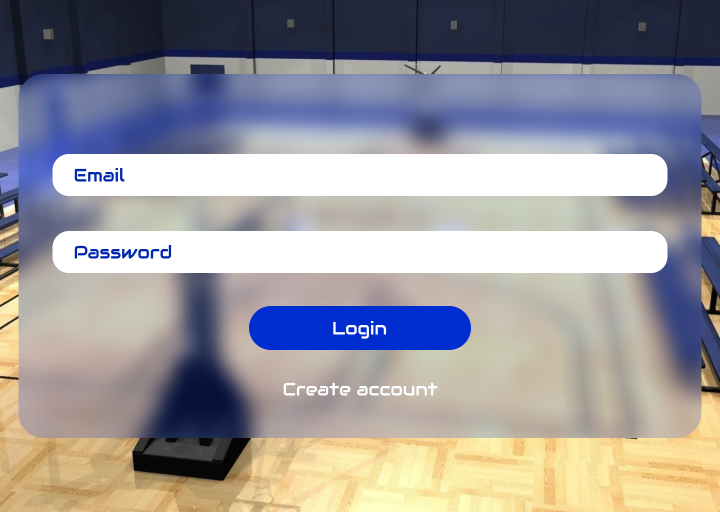
#> input picture dist/images/login-reference.png, 1440 x 1024 px, found by its file name (shown at 1/2 size)
$ python prepare_reference_assets.py
#> lines starting #> are read from the running program, lines starting #| are printed output that depends on the picture
from PIL import Image, ImageFilter
from pathlib import Path
root = Path('public/images')
auth = Image.open(root/'login-reference.png').convert('RGB')
w,h = auth.size
#> w = 1440; h = 1024
# Rebuild the unobstructed gym backdrop from the clear strips above and below the glass login card.
top = auth.crop((0,0,w,148)).resize((w,390), Image.Resampling.LANCZOS)
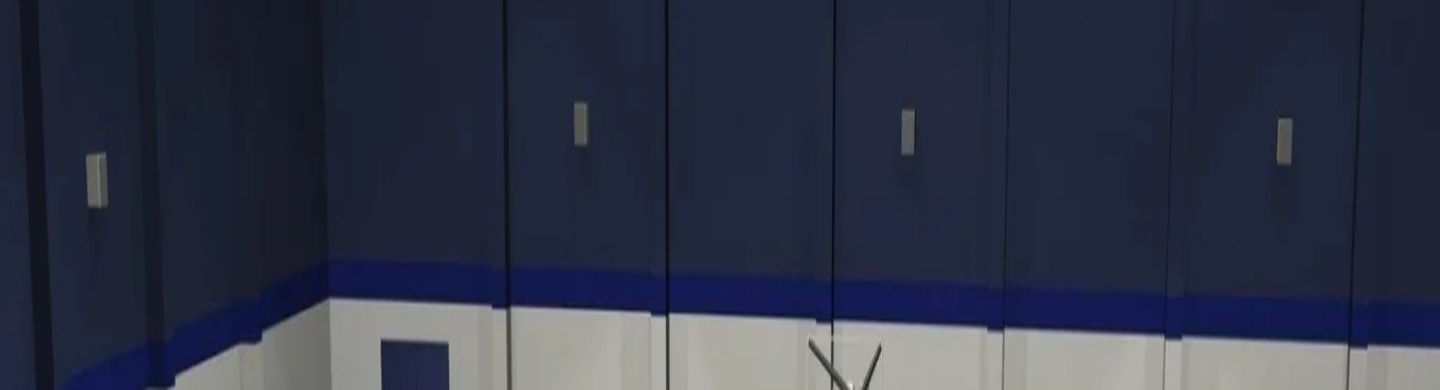
#> top: PIL image 1440x390 RGB; mean R, G, B 47, 52.6, 70.7
bottom = auth.crop((0,875,w,h)).resize((w,h-390), Image.Resampling.LANCZOS)
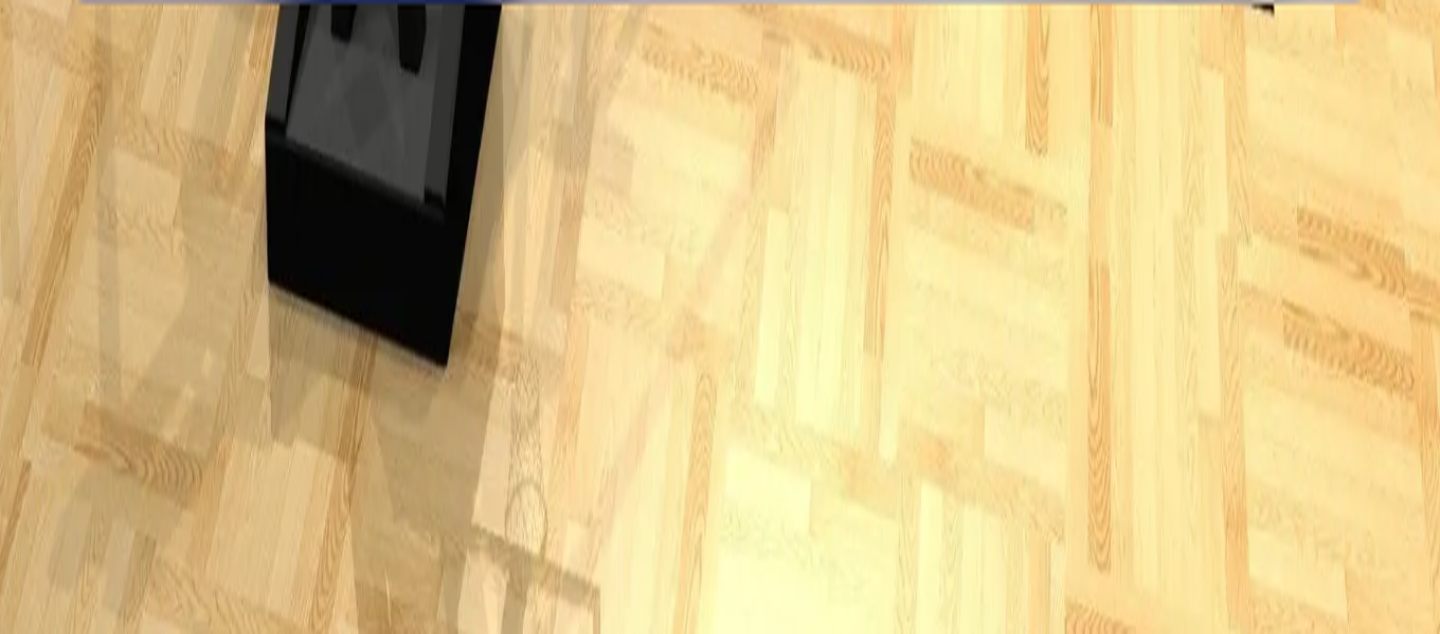
#> bottom: PIL image 1440x634 RGB; mean R, G, B 218, 193.1, 135.1
back = Image.new('RGB',(w,h))
#> back: PIL image 1440x1024 RGB; every value is 0
back.paste(top,(0,0)); back.paste(bottom,(0,390))
#> after `back.paste(top, (0, 0))`:
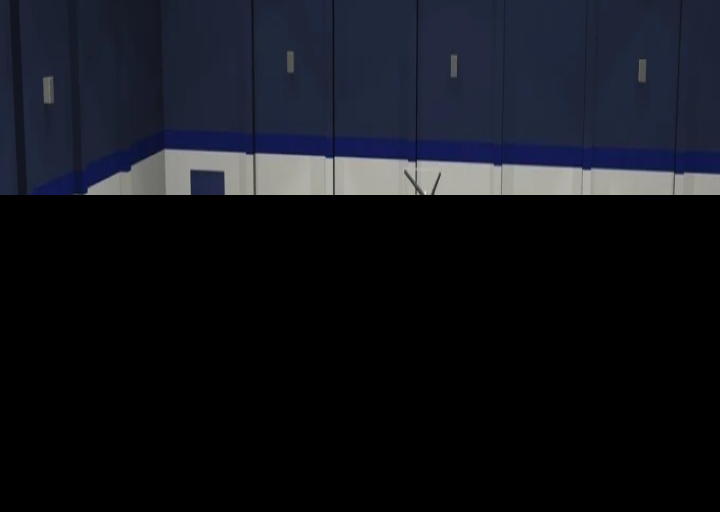
#> back: PIL image 1440x1024 RGB (shown at 1/2 size); mean R, G, B 17.9, 20, 26.9
#> after `back.paste(bottom, (0, 390))`:
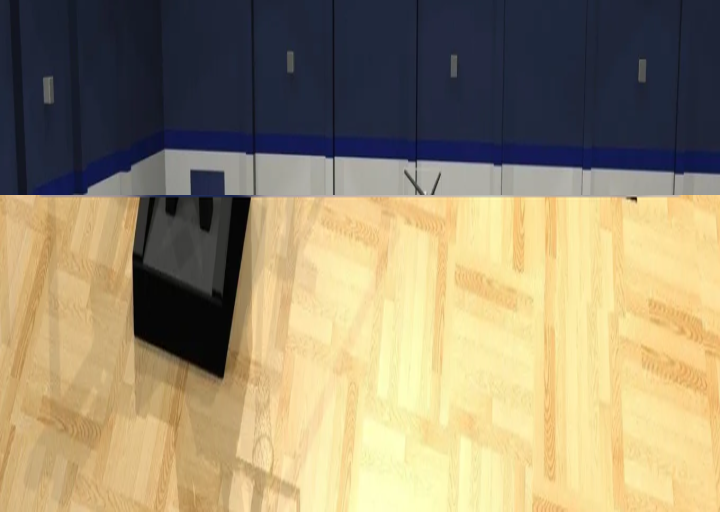
#> back: PIL image 1440x1024 RGB (shown at 1/2 size); mean R, G, B 152.9, 139.6, 110.6
back = back.filter(ImageFilter.GaussianBlur(2))
back.save(root/'court-background.jpg',quality=91)
profile = Image.open(root/'profile-reference.png').convert('RGB')
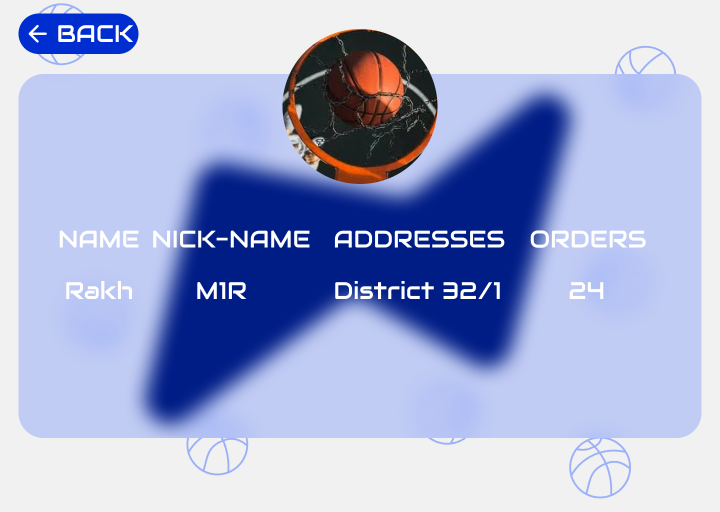
#> input picture dist/images/profile-reference.png, 1440 x 1024 px, found by its file name (shown at 1/2 size)
# Isolate the original circular basketball photo used in the profile screen.
profile.crop((565,57,875,368)).save(root/'profile-avatar.jpg',quality=94)
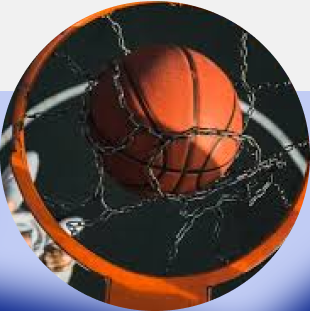
#> saved as profile-avatar.jpg: PIL image 310x311 RGB; mean R, G, B 105.2, 86.5, 82.5
